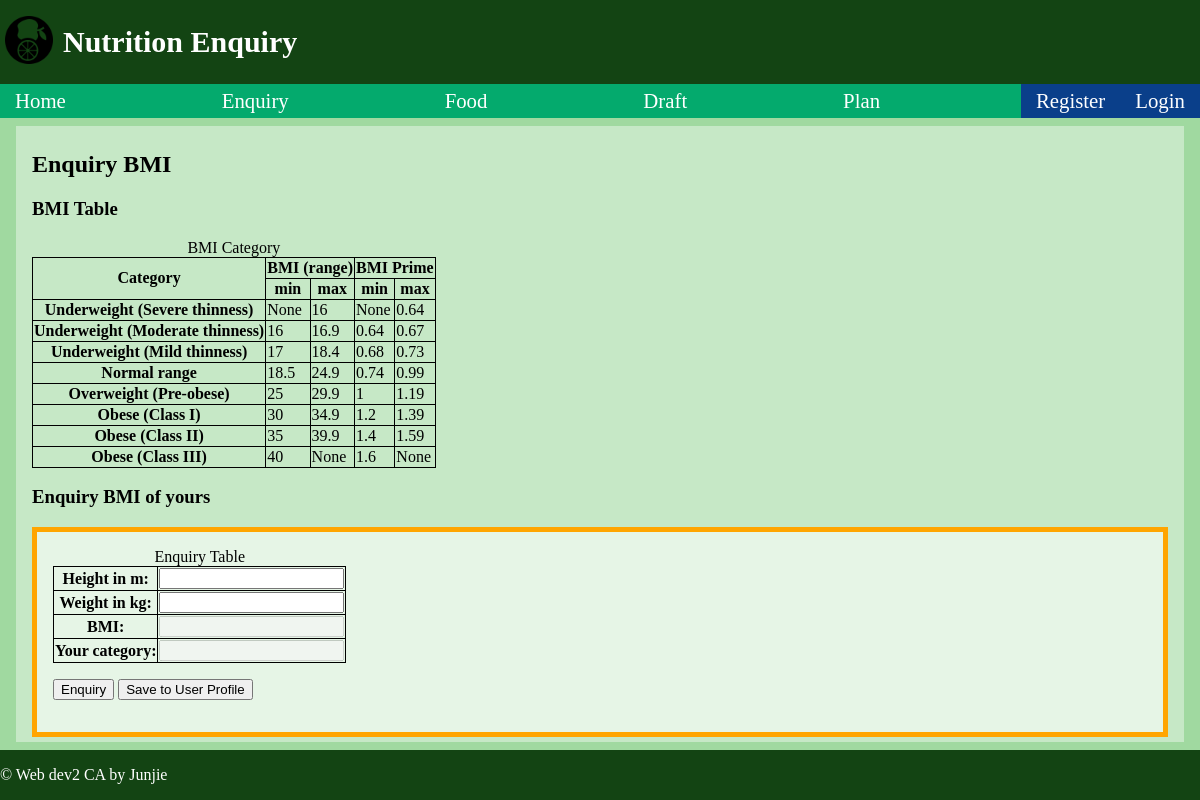
The app's page /enquiry/bmi with its own data.
### tables this page shows
CREATE TABLE bmi
(
    category TEXT,
    min_bmi DECIMAL,
    max_bmi DECIMAL,
    min_bmi_prime DECIMAL,
    max_bmi_prime DECIMAL
);

### app.py (the view, shortened to what this page needs)
@app.route("/enquiry/bmi",methods=["GET","POST"])
def bmi():
    form = BmiEnquiryForm()
    db = get_db()
    bmi = db.execute("""SELECT * FROM bmi;""").fetchall()
    account_id = ""
    if g.user_type:
        if g.user_id:
            account_id = session["user_id"]
            user_id = session["user_id"]
        elif g.admin_id:
            account_id = session["admin_id"]
    return render_template("enquiry_bmi.html",bmi=bmi, form=form, title="Enquiry BMI", account_id=account_id)

### forms.py
class BmiEnquiryForm(FlaskForm):
    weight = DecimalField("Weight in kg:",
        validators = [InputRequired(),NumberRange(1,233)])
    height = DecimalField("Height in m:",
        validators = [InputRequired(),NumberRange(0.1,2.33)])
    bmi = StringField("BMI:")
    result = StringField("Your category:")
    submit = SubmitField("Enquiry")
    save = SubmitField("Save to User Profile")

### app.py (called while the page is built)
@app.before_request
def logged_in_user():
    g.user_type = session.get("user_type",None)
    g.user_id = session.get("user_id", None)
    g.admin_id = session.get("admin_id", None)

### database.py (called while the page is built)
def get_db():
    if "db" not in g:
        g.db = sqlite3.connect(DATABASE,
            detect_types=sqlite3.PARSE_DECLTYPES
        )
        g.db.row_factory = sqlite3.Row
    return g.db

### templates/enquiry_bmi.html (shortened to what this page needs)
{% extends "base.html" %}
{% block main_content %}
<section class="block_base">
    <h1>Enquiry BMI</h1>
    <section class="block_detail">
        <article>
            <h3>BMI Table</h3>
            <table>
                <caption>BMI Category</caption>
                <tr>
                    <th rowspan=2 scope="scope">Category</th>
                    <th colspan=2 scope="scope">BMI (range)</th>
                    <th colspan=2 scope="scope">BMI Prime</th>
                </tr>
                <tr>
                    <th>min</th>
                    <th>max</th>
                    <th>min</th>
                    <th>max</th>
                </tr>
                {% for dict in bmi %}
                <tr>
                    <th>{{ dict["category"] }}</th>
                    <td>{{ dict["min_bmi"] }}</td>
                    <td>{{ dict["max_bmi"] }}</td>
                    <td>{{ dict["min_bmi_prime"] }}</td>
                    <td>{{ dict["max_bmi_prime"] }}</td>
                </tr>
                {% endfor %}
            </table>
        </article>
        <article>
            <h3>Enquiry BMI of yours</h3>
            <form method="POST" action="" novalidate>
                <table>
                    <caption>Enquiry Table</caption>
                    <tr>
                        <th>{{ form.height.label }}</th>
                        <td>{{ form.height() }}</td>
                    </tr>
                    <tr>
                        <th>{{ form.weight.label }}</th>
                        <td>{{ form.weight() }}</td>
                    </tr>
                    <tr>
                        <th>{{ form.bmi.label }}</th>
                        <td>{{ form.bmi(disabled=True) }}</td>
                    </tr>
                    <tr>
                        <th>{{ form.result.label }}</th>
                        <td>{{ form.result(disabled=True) }}</td>
                    </tr>
                </table>
                <p>
                    {{ form.submit() }}
                    {{ form.save() }}
                </p>
            </form>
        </article>
    </section>
</section>
{% endblock %}

### static/styles.css (style rules this page uses)
body { margin: 0; padding: 0; display: flex; flex-direction: column; height: 100vh; background-color: #a0d9a0; }
main .block_base { background-color: rgba(255, 255, 255, 0.396); padding-inline: 1em; padding-block: 5px; }
form { padding: 1em; border: solid 5px orange; background-color:rgba(255, 255, 255, 0.561); }
table { border-collapse: collapse; }
th, td { border: 1px solid black; }

### records on screen
bmi: category "Underweight (Severe thinness)", min_bmi "None", max_bmi "16", min_bmi_prime "None", max_bmi_prime "0.64"
bmi: category "Underweight (Moderate thinness)", min_bmi "16", max_bmi "16.9", min_bmi_prime "0.64", max_bmi_prime "0.67"
bmi: category "Underweight (Mild thinness)", min_bmi "17", max_bmi "18.4", min_bmi_prime "0.68", max_bmi_prime "0.73"
bmi: category "Normal range", min_bmi "18.5", max_bmi "24.9", min_bmi_prime "0.74", max_bmi_prime "0.99"
bmi: category "Overweight (Pre-obese)", min_bmi "25", max_bmi "29.9", min_bmi_prime "1", max_bmi_prime "1.19"
bmi: category "Obese (Class I)", min_bmi "30", max_bmi "34.9", min_bmi_prime "1.2", max_bmi_prime "1.39"
bmi: category "Obese (Class II)", min_bmi "35", max_bmi "39.9", min_bmi_prime "1.4", max_bmi_prime "1.59"
bmi: category "Obese (Class III)", min_bmi "40", max_bmi "None", min_bmi_prime "1.6", max_bmi_prime "None"
